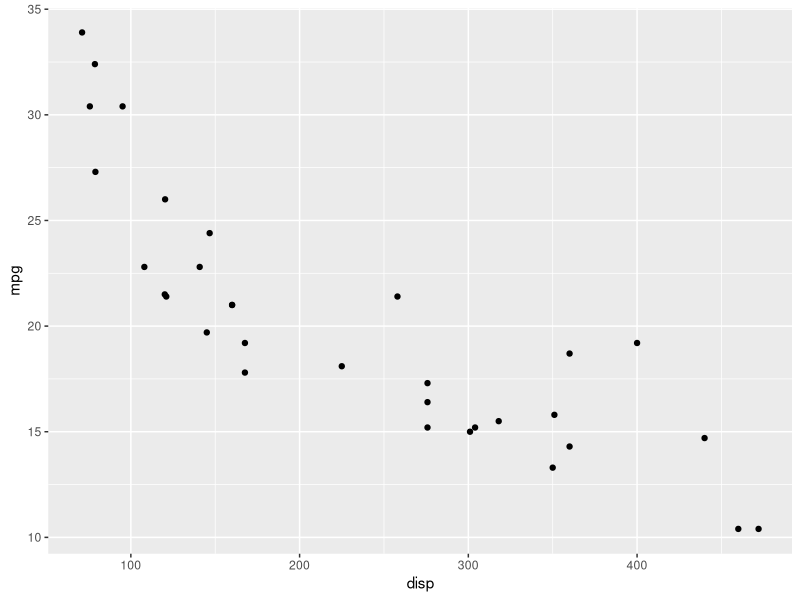
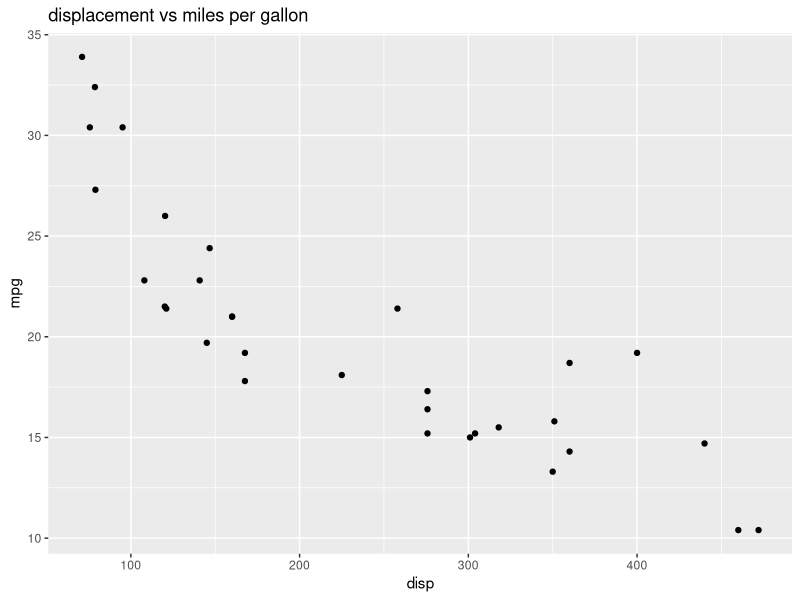
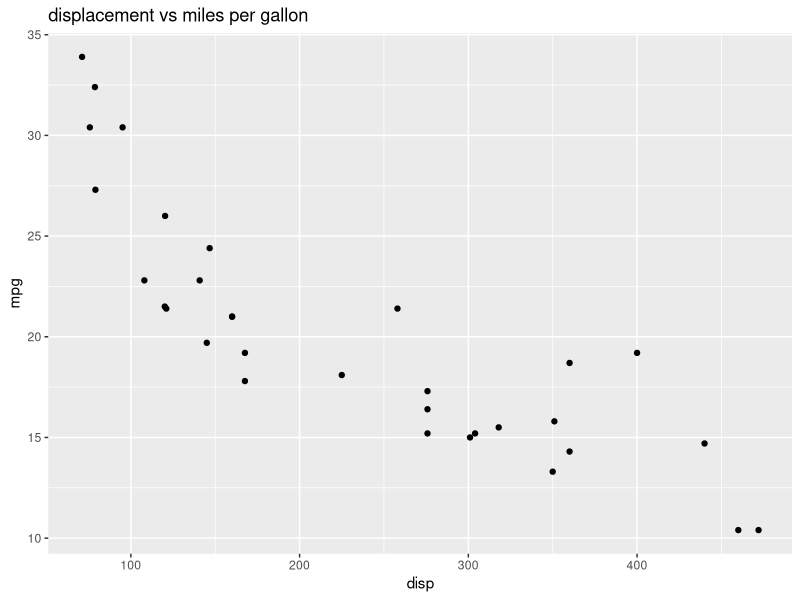

Here is the R script that generated these plots, in order: (Note: this script raises an error after producing the figures.)
library(datasets)
data(mtcars)

head(mtcars,5)

?mtcars
install.packages("ggplot2")
?ggplot2
#load ggplot package
library("ggplot2")
ggplot(data = mtcars, aes(x = disp, y = mpg)) + geom_point()
ggplot(data = mtcars, aes(x = disp, y = mpg)) +
  geom_point() +
  ggtitle("displacement vs miles per gallon")
ggplot(aes(x=disp,y=mpg,),data=mtcars)+geom_point()+ggtitle("displacement vs miles per gallon")
+xlab("displacement")+ylab("miles per gallon")
mtcars$vs <- as.factor(mtcars$vs)
ggplot(aes(x=vs, y=mpg), data = mtcars) + geom_boxplot()
ggplot(aes(x=vs, y=mpg, fill = vs), data = mtcars) + 
  geom_boxplot(alpha=0.3) +
  theme(legend.position="none")
ggplot(aes(x=wt),data=mtcars) + geom_histogram(binwidth=0.5)